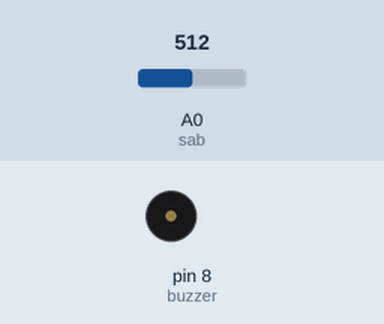
Recording of a sketch running on a simulated Arduino Uno, built with avr-gcc and run on an emulated ATmega328P. Parts: buzzer (waves = sounding, pin HIGH). The test bench sets the inputs (shaded band); at power-on: A0 (sab) = 512.

Above: at 1.2 s.
1.3 s: A0 (sab) set to 106
4.3 s: A0 (sab) set to 89
At 4.3 s:
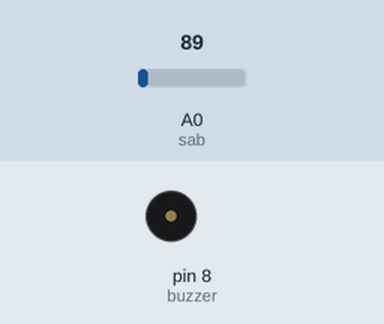
5.8 s: A0 (sab) set to 110
At 8.7 s:
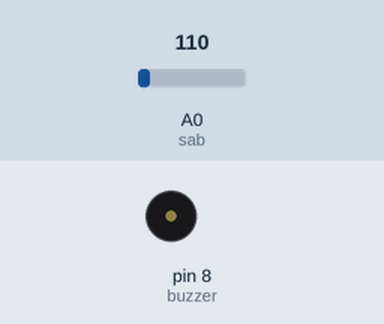
8.8 s: A0 (sab) set to 90
At 9.6 s:
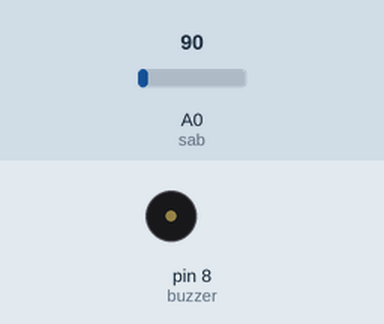
Timing chart, 0 to 11.3 s (numbered marks = the images above; inputs shaded):
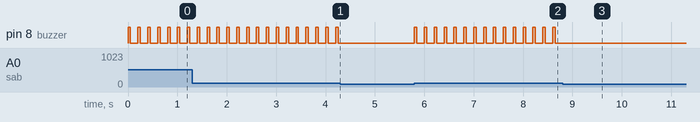

The sketch:

9.YagmurSensoru.ino
```cpp
int sab = A0;
int esikDeger = 100;
int buzzer = 8;
int veri;

void setup()
{
  pinMode(buzzer, OUTPUT);
}

void loop()
{
  veri = analogRead(sab);
  if(veri > esikDeger)
  {
    digitalWrite(buzzer,HIGH);
    delay(50);
    digitalWrite(buzzer,LOW);
    delay(150);
  }
  else
  {
    digitalWrite(buzzer,LOW);
  }
}
```

Measured:
- the behaviour switches between 101 and 100 on A0 (sab) (found by bisection; images 0 and 1)
- after the input at 4.3 s, pin 8 (buzzer): stops changing and stays LOW
- after the input at 5.8 s, pin 8 (buzzer): alternates HIGH for 0.05 s and LOW for 0.15 s, starting at once
- after the input at 8.8 s, pin 8 (buzzer): stops changing and stays LOW
- by itself, pin 8 (buzzer): alternates HIGH for 0.05 s and LOW for 0.15 s
